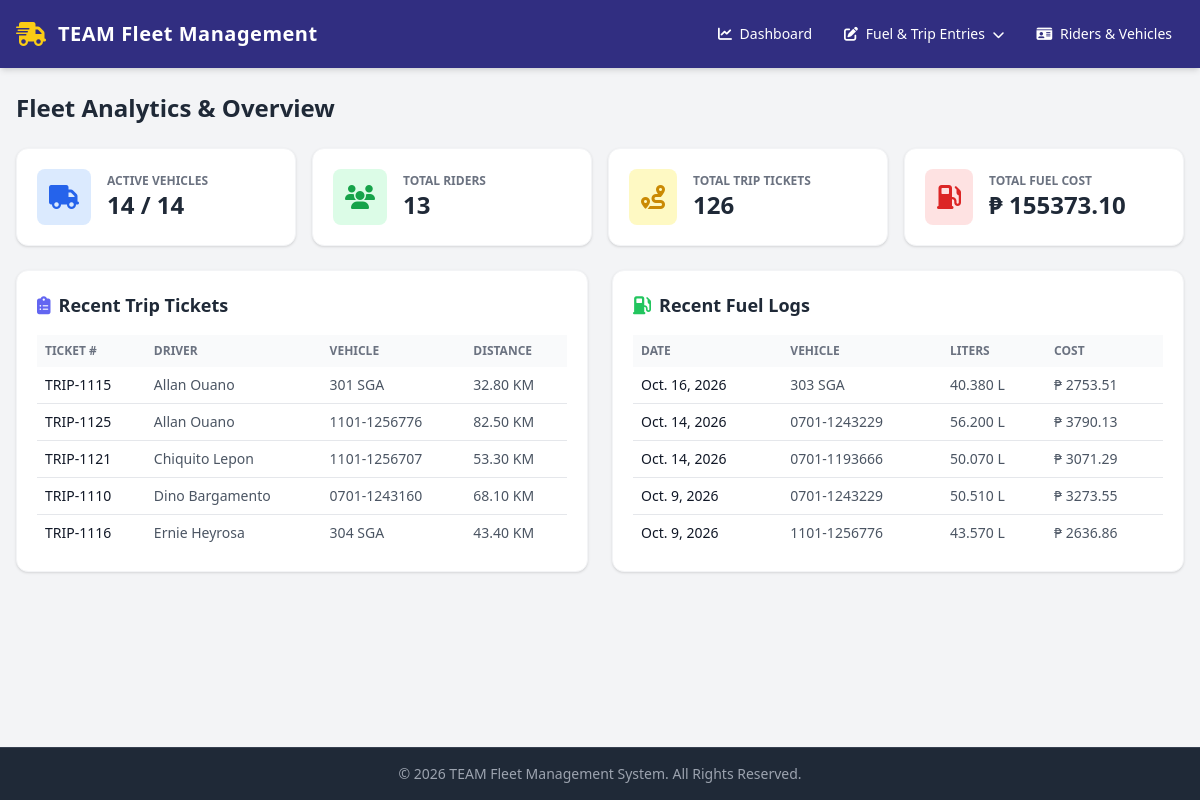
Before: /legacy/ with the older database file.
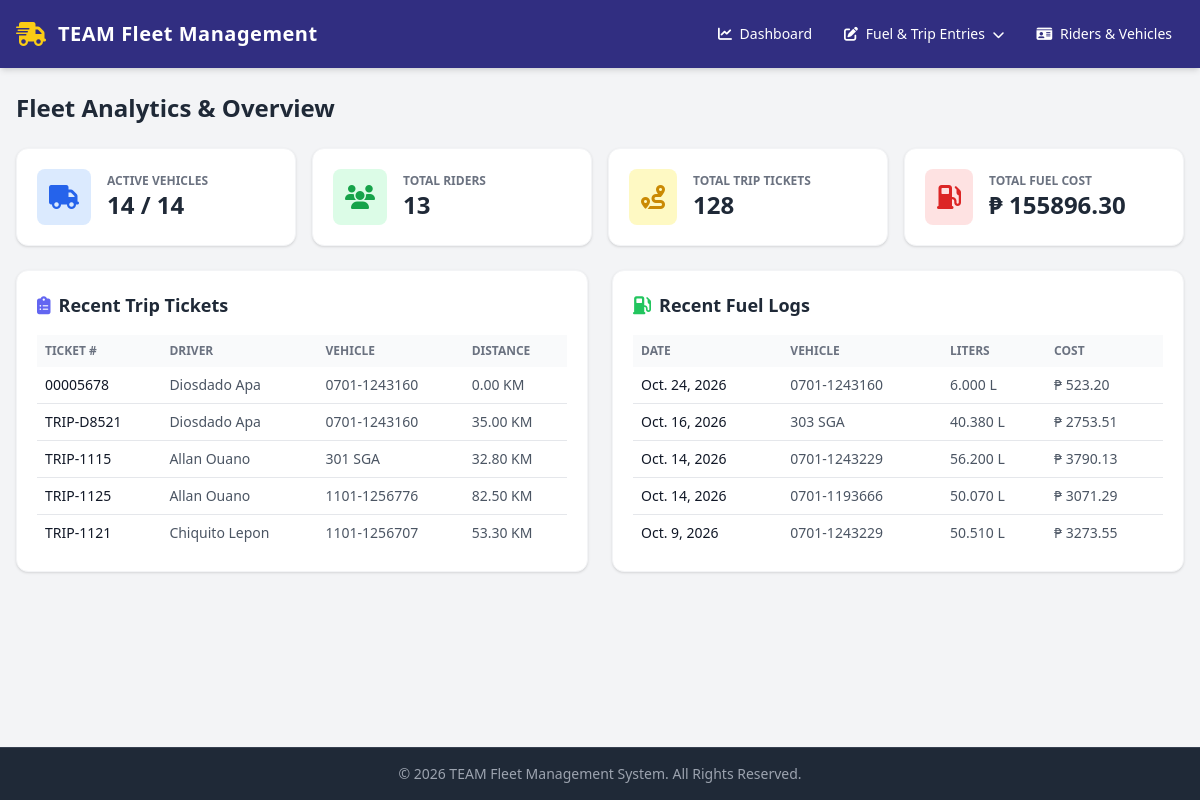
After: the same page with the newer database file.
### apps/fleet/models.py (models this page shows, shortened)
class TripTicket(models.Model):
    STATUS_CHOICES = [
        ("Scheduled", "Scheduled"),
        ("In Progress", "In Progress"),
        ("Completed", "Completed"),
        ("Cancelled", "Cancelled"),
    ]
    ticket_number = models.CharField(
        max_length=50, unique=True, verbose_name="Trip Ticket Number"
    )
    date = models.DateField(default=timezone.now, verbose_name="Date")
    driver = models.ForeignKey(
        Rider, on_delete=models.CASCADE, related_name="trip_tickets"
    )
    vehicle = models.ForeignKey(
        Vehicle, on_delete=models.CASCADE, related_name="trip_tickets"
    )
    origin = models.CharField(max_length=200, default="Central Logistics Hub")
    destination = models.CharField(
        max_length=200, default="Regional Distribution Point"
    )
    purpose = models.CharField(
        max_length=255, blank=True, default="Operational Deliveries & Routing"
    )
    status = models.CharField(
        max_length=20, choices=STATUS_CHOICES, default="Completed"
    )
    start_odometer = models.FloatField(verbose_name="Start Odometer (KM)")
    end_odometer = models.FloatField(verbose_name="End Odometer (KM)")
    start_time = models.DateTimeField(null=True, blank=True)
    end_time = models.DateTimeField(null=True, blank=True)
    fuel_consumed_liters = models.DecimalField(
        max_digits=8, decimal_places=2, default=0.0
    )
    class Meta:
        verbose_name = "Trip Ticket"
        verbose_name_plural = "Trip Tickets"
        ordering = ["-date", "-id"]
    @property
    def total_distance(self):
        if self.end_odometer and self.start_odometer:
            return max(0.0, round(self.end_odometer - self.start_odometer, 2))
        return 0.0

class Rider(models.Model):
    STATUS_CHOICES = [
        ("Active", "Active"),
        ("On Leave", "On Leave"),
        ("Inactive", "Inactive"),
    ]
    driver_name = models.CharField(max_length=150, verbose_name="Driver / Rider Name")
    assigned_vehicle = models.ForeignKey(
        Vehicle,
        on_delete=models.SET_NULL,
        null=True,
        blank=True,
        related_name="assigned_riders",
    )
    status = models.CharField(
        max_length=20, choices=STATUS_CHOICES, default="Active", verbose_name="Status"
    )
    license_number = models.CharField(max_length=50, blank=True, default="")
    contact_number = models.CharField(max_length=30, blank=True, default="")
    safety_score = models.FloatField(default=95.0)
    total_trips = models.IntegerField(default=0)
    total_distance = models.FloatField(default=0.0)

class Vehicle(models.Model):
    VEHICLE_MAKE = [
        ("Yamaha", "Yamaha"),
        ("Honda", "Honda"),
        ("Toyota", "Toyota"),
        ("Ford", "Ford"),
        ("Suzuki", "Suzuki"),
        ("Nissan", "Nissan"),
        ("Mitsubishi", "Mitsubishi"),
        ("Isuzu", "Isuzu"),
        ("Hyundai", "Hyundai"),
        ("Kia", "Kia"),
    ]
    VEHICLE_MODEL = [
        ("NMAX", "NMAX"),
        ("Hilux", "Hilux"),
        ("Avanza", "Avanza"),
        ("F-150", "F-150"),
        ("Silverado", "Silverado"),
        ("Altima", "Altima"),
        ("Outlander", "Outlander"),
        ("D-Max", "D-Max"),
        ("Elantra", "Elantra"),
        ("Sorento", "Sorento"),
    ]
    VEHICLE_TYPE = [
        ("MTC", "Motorcycle"),
        ("SED", "Sedan"),
        ("SUV", "SUV"),
        ("TRK", "Truck"),
        ("VAN", "Van"),
    ]
    FUEL_TYPE = [
        ("GAS", "Gasoline"),
        ("DSL", "Diesel"),
        ("ELE", "Electric"),
        ("HYB", "Hybrid"),
    ]
    STATUS_CHOICES = [
        ("Active", "Active"),
        ("Maintenance", "Maintenance"),
        ("Inactive", "Inactive"),
    ]
    plate_number = models.CharField(
        max_length=20, unique=True, verbose_name="Plate Number"
    )
    vehicle_make = models.CharField(
        max_length=50,
        choices=VEHICLE_MAKE,
        verbose_name="Make",
    )
    vehicle_model = models.CharField(
        max_length=100,
        choices=VEHICLE_MODEL,
        verbose_name="Model Name",
    )
    vehicle_type = models.CharField(
        max_length=50,
        choices=VEHICLE_TYPE,
        verbose_name="Vehicle Type",
    )
    fuel_type = models.CharField(
        max_length=50,
        choices=FUEL_TYPE,
        verbose_name="Fuel Type",
    )
    mileage = models.DecimalField(
        max_digits=10,
        decimal_places=2,
        default=0.0,
        verbose_name="Mileage (KM)",
    )
    status = models.CharField(
        max_length=20,
        choices=STATUS_CHOICES,
        default="Active",
        verbose_name="Status",
    )
    current_latitude = models.FloatField(default=14.5995, null=True, blank=True)
    current_longitude = models.FloatField(default=120.9842, null=True, blank=True)
    current_speed = models.FloatField(default=0.0)
    current_heading = models.FloatField(default=0.0)
    current_fuel_level = models.FloatField(default=100.0)  # Percentage 0-100
    last_heartbeat = models.DateTimeField(null=True, blank=True)
    last_known_address = models.CharField(max_length=255, blank=True, default="")
    created_at = models.DateTimeField(auto_now_add=True)
    updated_at = models.DateTimeField(auto_now=True)
    class Meta:
        ordering = ["vehicle_make", "vehicle_model"]
        verbose_name = "Vehicle"
        verbose_name_plural = "Vehicles"

class FuelLog(models.Model):
    receipt_number = models.CharField(
        max_length=100, blank=True, null=True, verbose_name="Receipt / Invoice Number"
    )
    date = models.DateField(default=timezone.now)
    fuel_station = models.CharField(max_length=150, verbose_name="Gas Station / Vendor")
    driver = models.ForeignKey(
        Rider, on_delete=models.CASCADE, related_name="fuel_logs"
    )
    vehicle = models.ForeignKey(
        Vehicle, on_delete=models.CASCADE, related_name="fuel_logs"
    )
    liters = models.DecimalField(
        max_digits=10, decimal_places=3, verbose_name="Liters Pumped"
    )
    cost_per_liter = models.DecimalField(
        max_digits=10, decimal_places=2, verbose_name="Cost per Liter"
    )
    total_amount = models.DecimalField(
        max_digits=12, decimal_places=2, verbose_name="Total Amount"
    )
    odometer_reading = models.FloatField(default=0.0)
    notes = models.TextField(blank=True, default="")
    class Meta:
        verbose_name = "Fuel Log"
        verbose_name_plural = "Fuel Logs"
        ordering = ["-date", "-id"]

### apps/fleet/views.py (the view)
# urls.py: path('legacy/', views.dashboard_view, name='dashboard'),
def dashboard_view(request):
    total_vehicles = Vehicle.objects.count()
    active_vehicles = Vehicle.objects.filter(status="Active").count()
    total_riders = Rider.objects.count()
    total_trips = TripTicket.objects.count()
    fuel_stats = FuelLog.objects.aggregate(
        total_liters=Sum("liters"), total_cost=Sum("total_amount")
    )
    recent_trips = TripTicket.objects.select_related("driver", "vehicle").order_by("-date", "-id")[:5]
    recent_fuel = FuelLog.objects.select_related("driver", "vehicle").order_by("-date", "-id")[:5]
    context = {
        "total_vehicles": total_vehicles,
        "active_vehicles": active_vehicles,
        "total_riders": total_riders,
        "total_trips": total_trips,
        "total_fuel_liters": fuel_stats["total_liters"] or 0,
        "total_fuel_cost": fuel_stats["total_cost"] or 0,
        "recent_trips": recent_trips,
        "recent_fuel": recent_fuel,
    }
    return render(request, "fleet/dashboard.html", context)

### apps/fleet/templates/fleet/dashboard.html (shortened to what the changed rows need)
{% extends 'fleet/base.html' %}  {% block content %}
<div class="space-y-6">
  <div class="flex justify-between items-center">
    <h1 class="text-2xl font-bold text-gray-800">Fleet Analytics & Overview</h1>
  </div>
  <div class="grid grid-cols-1 sm:grid-cols-2 lg:grid-cols-4 gap-4">
    <div
      class="bg-white p-5 rounded-xl shadow border border-gray-100 flex items-center space-x-4"
    >
      <div>
        <p class="text-xs text-gray-500 uppercase font-semibold">
          Total Trip Tickets
        </p>
        <p class="text-2xl font-bold text-gray-800">{{ total_trips }}</p>
      </div>
    </div>
    <div
      class="bg-white p-5 rounded-xl shadow border border-gray-100 flex items-center space-x-4"
    >
      <div>
        <p class="text-xs text-gray-500 uppercase font-semibold">
          Total Fuel Cost
        </p>
        <p class="text-2xl font-bold text-gray-800">
          ₱ {{ total_fuel_cost|floatformat:2 }}
        </p>
      </div>
    </div>
  </div>
  <div class="grid grid-cols-1 lg:grid-cols-2 gap-6">
    <div class="bg-white rounded-xl shadow border border-gray-100 p-5">
      <h2 class="text-lg font-bold text-gray-800 mb-4 flex items-center">
        <i class="fa-solid fa-clipboard-list text-indigo-500 mr-2"></i> Recent
        Trip Tickets
      </h2>
      <div class="overflow-x-auto">
        <table class="w-full text-left text-sm text-gray-600">
          <thead class="bg-gray-50 text-xs uppercase text-gray-500">
            <tr>
              <th class="p-2">Ticket #</th>
              <th class="p-2">Driver</th>
              <th class="p-2">Vehicle</th>
              <th class="p-2">Distance</th>
            </tr>
          </thead>
          <tbody class="divide-y">
            {% for trip in recent_trips %}
            <tr>
              <td class="p-2 font-medium text-gray-900">
                {{ trip.ticket_number }}
              </td>
              <td class="p-2">{{ trip.driver.driver_name }}</td>
              <td class="p-2">{{ trip.vehicle.plate_number }}</td>
              <td class="p-2">{{ trip.total_distance|floatformat:2 }} KM</td>
            </tr>
            {% empty %}
            <tr>
              <td colspan="4" class="p-4 text-center text-gray-400">
                No trips logged yet.
              </td>
            </tr>
            {% endfor %}
          </tbody>
        </table>
      </div>
    </div>
    <div class="bg-white rounded-xl shadow border border-gray-100 p-5">
      <h2 class="text-lg font-bold text-gray-800 mb-4 flex items-center">
        <i class="fa-solid fa-gas-pump text-green-500 mr-2"></i> Recent Fuel
        Logs
      </h2>
      <div class="overflow-x-auto">
        <table class="w-full text-left text-sm text-gray-600">
          <thead class="bg-gray-50 text-xs uppercase text-gray-500">
            <tr>
              <th class="p-2">Date</th>
              <th class="p-2">Vehicle</th>
              <th class="p-2">Liters</th>
              <th class="p-2">Cost</th>
            </tr>
          </thead>
          <tbody class="divide-y">
            {% for fuel in recent_fuel %}
            <tr>
              <td class="p-2 font-medium text-gray-900">{{ fuel.date }}</td>
              <td class="p-2">{{ fuel.vehicle.plate_number }}</td>
              <td class="p-2">{{ fuel.liters }} L</td>
              <td class="p-2">₱ {{ fuel.total_amount|floatformat:2 }}</td>
            </tr>
            {% empty %}
            <tr>
              <td colspan="4" class="p-4 text-center text-gray-400">
                No fuel entries logged yet.
              </td>
            </tr>
            {% endfor %}
          </tbody>
        </table>
      </div>
    </div>
  </div>
</div>
{% endblock %}

Changed rows visible on the page:
no longer on this page (row unchanged): TripTicket: ticket_number "TRIP-1110", driver.driver_name "Dino Bargamento", vehicle.plate_number "0701-1243160", total_distance "68.10"
no longer on this page (row unchanged): TripTicket: ticket_number "TRIP-1116", driver.driver_name "Ernie Heyrosa", vehicle.plate_number "304 SGA", total_distance "43.40"
no longer on this page (row unchanged): FuelLog: date "Oct. 9, 2026", vehicle.plate_number "1101-1256776", liters "43.570", total_amount "2636.86"
added TripTicket: ticket_number "00005678", driver.driver_name "Diosdado Apa", vehicle.plate_number "0701-1243160", total_distance "0.00"
added TripTicket: ticket_number "TRIP-D8521", driver.driver_name "Diosdado Apa", vehicle.plate_number "0701-1243160", total_distance "35.00"
added FuelLog: date "Oct. 24, 2026", vehicle.plate_number "0701-1243160", liters "6.000", total_amount "523.20"
Other visible differences:
{{ total_trips }}: "126" → "128"
{{ total_fuel_cost|floatformat:2 }}: "155373.10" → "155896.30"
